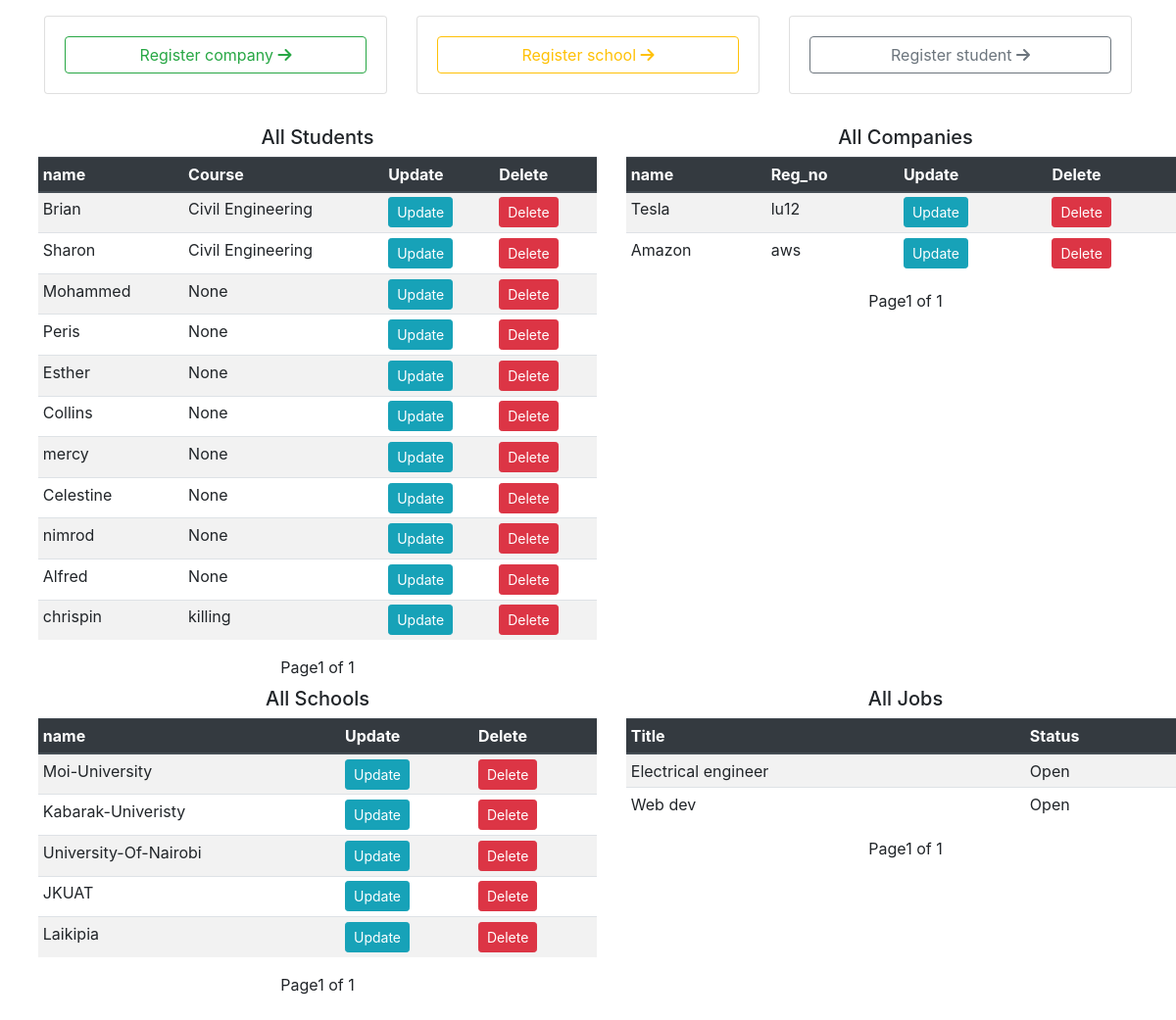
The app's page /portaladmin/ (signed in), older data.
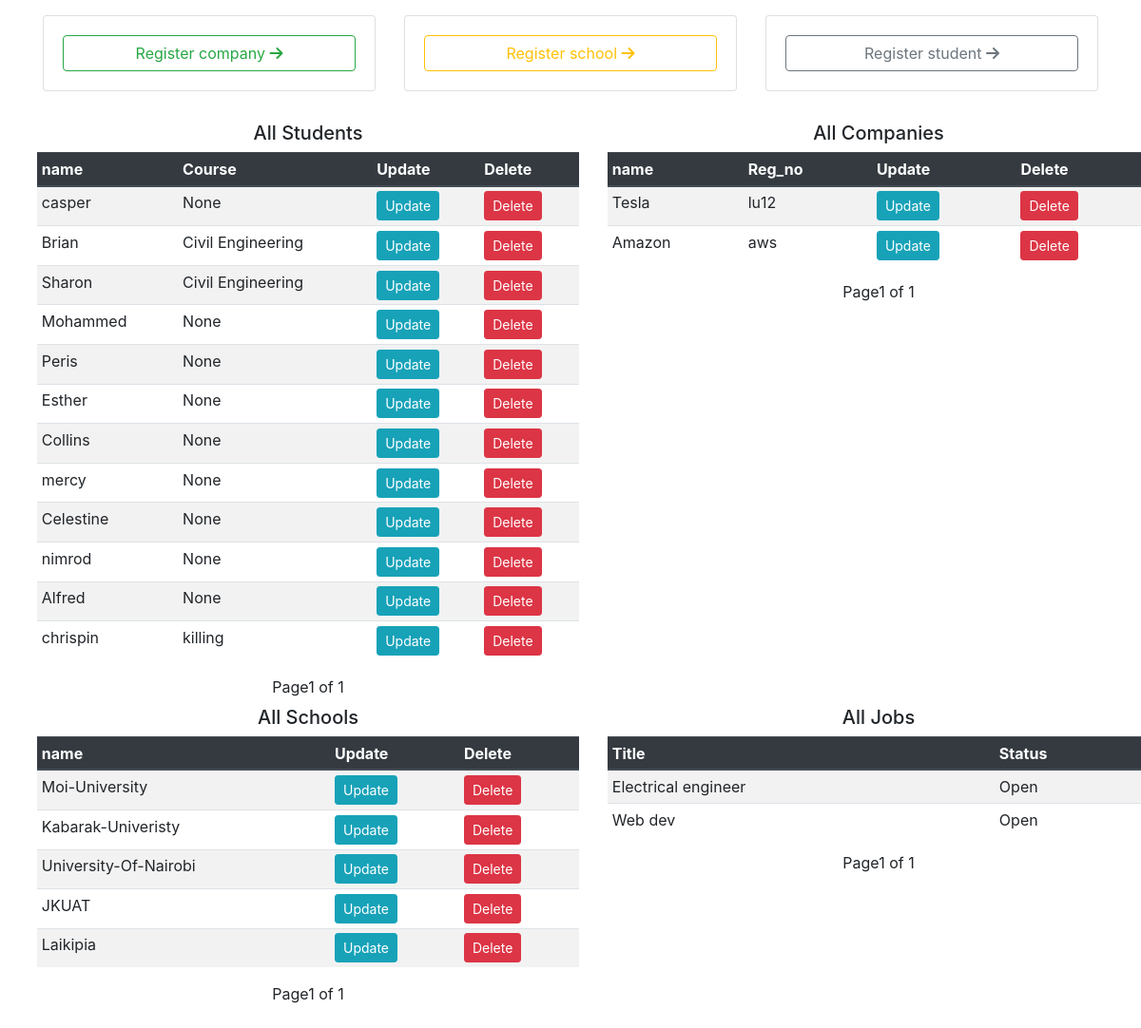
The same page, newer data.
### openings/models.py (models this page shows, shortened)
class Student(models.Model):
    user = models.OneToOneField(User, on_delete=models.CASCADE)
    school = models.ForeignKey(School, on_delete=models.SET_NULL, null=True)
    course = models.CharField(max_length=100, null=True )

class User(AbstractUser):
    is_student = models.BooleanField(default=False)
    is_company = models.BooleanField(default=False)
    is_school = models.BooleanField(default=False)

class Company(models.Model):
    user = models.OneToOneField(User, on_delete=models.CASCADE)
    reg_no = models.CharField(max_length=100)

class School(models.Model):
    user = models.OneToOneField(User, on_delete=models.CASCADE)

class Jobs(models.Model):
    title = models.CharField(max_length=1000)
    required_skills = RichTextField()
    is_open = models.BooleanField(default=True)
    company = models.ForeignKey(Company, on_delete=models.CASCADE)

### openings/views.py (the view)
# urls.py: path('admin/', admin.site.urls),
@login_required
def admin(request):
    if request.user.is_staff:
        job_list = Jobs.objects.all().order_by('-id')
        page = request.GET.get('page', 1)
        paginator = Paginator(job_list, 15)
        try:
            jobs = paginator.page(page)
        except PageNotAnInteger:
            jobs = paginator.page(1)
        except EmptyPage:
            jobs = paginator.page(paginator.num_pages)
        company_list = Company.objects.all().order_by('-id')
        page = request.GET.get('page', 1)
        paginator = Paginator(company_list, 15)
        try:
            companies = paginator.page(page)
        except PageNotAnInteger:
            companies = paginator.page(1)
        except EmptyPage:
            companies = paginator.page(paginator.num_pages)
        school_list = School.objects.all().order_by('-id')
        page = request.GET.get('page', 1)
        paginator = Paginator(school_list, 15)
        try:
            schools = paginator.page(page)
        except PageNotAnInteger:
            schools = paginator.page(1)
        except EmptyPage:
            schools = paginator.page(paginator.num_pages)
        student_list = Student.objects.all().order_by('-id')
        page = request.GET.get('page', 1)
        paginator = Paginator(student_list, 15)
        try:
            students = paginator.page(page)
        except PageNotAnInteger:
            students = paginator.page(1)
        except EmptyPage:
            students = paginator.page(paginator.num_pages)
        context = {
            'companies':companies,
            'jobs':jobs,
            'schools':schools,
            'students':students
        }
        return render(request, 'admin.html', context)
    return redirect('home')

### templates/admin.html (shortened to what the changed rows need)
<!DOCTYPE html>
<html lang="en">
<head>
    <link rel="stylesheet" href="https://stackpath.bootstrapcdn.com/bootstrap/4.4.1/css/bootstrap.min.css"
>
    <link rel="stylesheet" href="https://stackpath.bootstrapcdn.com/font-awesome/4.7.0/css/font-awesome.min.css">
    <link rel="stylesheet" href="https://use.fontawesome.com/releases/v5.6.1/css/all.css">
</head>
<body>
<div class="container-fluid m-4 mt-4 mb-3">
  <div class="row">
    <div class="col-md-6">
      <div class="table-responsive">
        <table class="table table-sm table-striped table-hover">
          <thead class=" thead-dark">
            <tr>
              <th scope="col">name</th>
              <th scope="col">Course</th>
              <th scope="col">Update</th>
              <th scope="col">Delete</th>
            </tr>
          </thead>
          <tbody>
            {% for student in students %}
              <tr>
                  <td>{{student.user.username}}</td>
                  <td>{{student.course}}</td>
                  <td><a class="btn btn-info btn-sm" href="{% url 'update_student' student.id %}">Update</a></td>
                  <td><a class="btn btn-danger btn-sm" href="/delete/student/{{student.id}}">Delete</a></td>
                  </tr>
            {% endfor %}
          </tbody>
          </table>
        </div>
    </div>
    <div class="col-md-6">
      <div class="table-responsive">
        <table class="table table-sm table-striped table-hover">
          <thead class=" thead-dark">
            <tr>
              <th scope="col">name</th>
              <th scope="col">Reg_no</th>
              <th scope="col">Update</th>
              <th scope="col">Delete</th>
            </tr>
          </thead>
          <tbody>
            {% for company in companies %}
              <tr>
                  <td>{{company.user.username}}</td>
                  <td>{{company.reg_no}}</td>
                  <td><a class="btn btn-info btn-sm" href="{% url 'update_company' company.id %}">Update</a></td>
                  <td><a class="btn btn-danger btn-sm" href="/delete/company/{{company.id}}">Delete</a></td>
                  </tr>
            {% endfor %}
          </tbody>
          </table>
        </div>
    </div>
  </div>
  <div class="row">
    <div class="col-md-6">
      <div class="table-responsive">
        <table class="table table-sm table-striped table-hover">
          <thead class=" thead-dark">
            <tr>
              <th scope="col">name</th>
              <th scope="col">Update</th>
              <th scope="col">Delete</th>
            </tr>
          </thead>
          <tbody>
            {% for school in schools %}
              <tr>
                  <td>{{school.user.username}}</td>
                  <td><a class="btn btn-info btn-sm" href="{% url 'update_school' school.id %}">Update</a></td>
                  <td><a class="btn btn-danger btn-sm" href="/delete/school/{{school.id}}">Delete</a></td>
                  </tr>
            {% endfor %}
          </tbody>
          </table>
        </div>
    </div>
    <div class="col-md-6">
      <div class="table-responsive">
        <table class="table table-sm table-striped table-hover">
          <thead class=" thead-dark">
            <tr>
              <th scope="col">Title</th>
              <th scope="col">Status
              </th>
            </tr>
          </thead>
          <tbody>
            {% for job in jobs %}
              <tr>
                  <td>{{job.title}}</td>
                  {% if job.is_open == True %}
                    <td>Open</td>
                  {% else %}
                   <td>Closed</td>
                  {% endif %}
                  </tr>
            {% endfor %}
          </tbody>
          </table>
        </div>
    </div>
  </div>
</div>
</body>
</html>

Row changes from the older to the newer data that the page shows:
added Student: user.username "casper", course "None"
